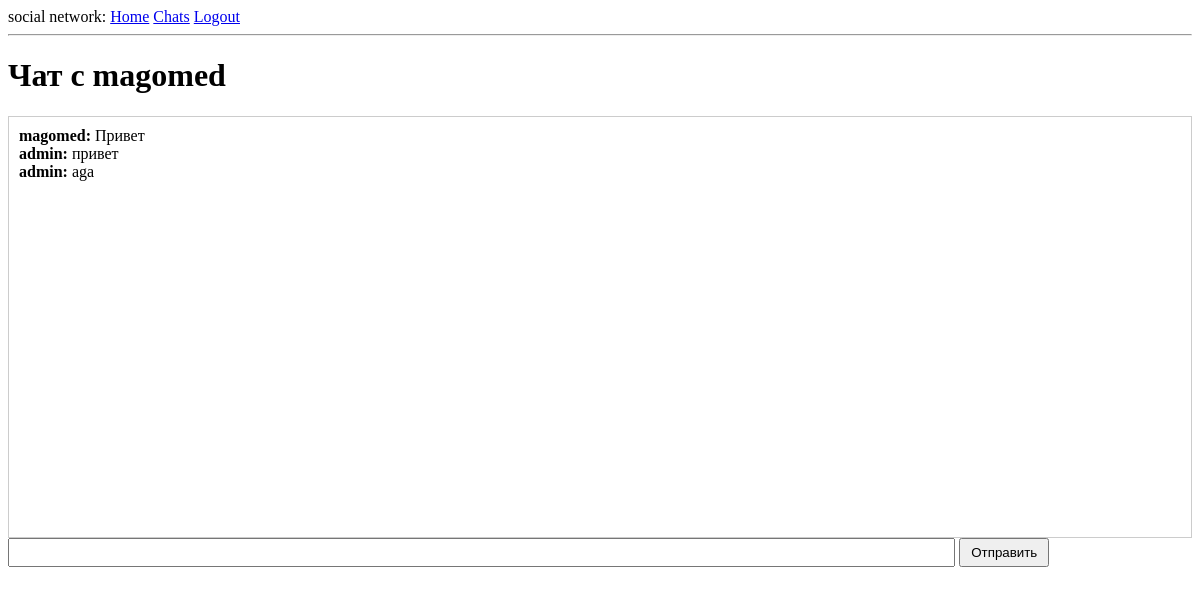
The page /chat/2 (signed in) on the database as committed earlier.
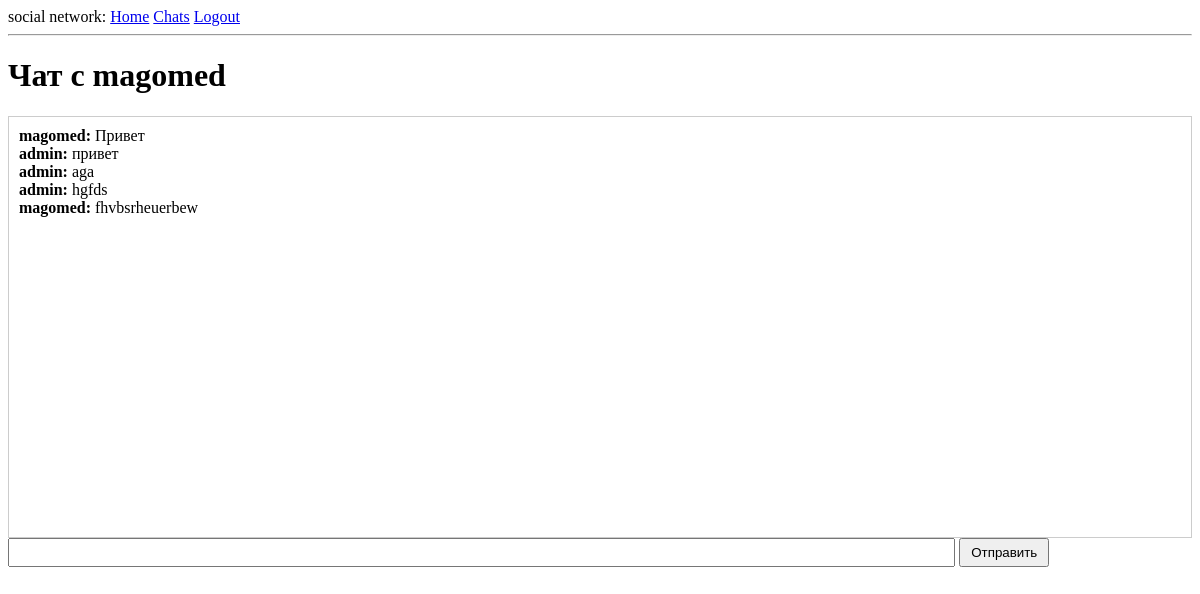
The same page on the database as committed later.
### app/models.py (models this page shows, shortened)
class User(UserMixin, db.Model):
  id: so.Mapped[int] = so.mapped_column(primary_key=True)
  username: so.Mapped[str] = so.mapped_column(sa.String(64), index=True, unique=True)
  email: so.Mapped[str] = so.mapped_column(sa.String(120), index=True, unique=True)
  password_hash: so.Mapped[Optional[str]] = so.mapped_column(sa.String(256))
  dialogs_as_user1: so.Mapped[list['Dialog']] = so.relationship(
        foreign_keys='Dialog.user1_id',
        back_populates='user1'
  )
  dialogs_as_user2: so.Mapped[list['Dialog']] = so.relationship(
      foreign_keys='Dialog.user2_id',
      back_populates='user2'
  )
  sent_messages: so.Mapped[list['Message']] = so.relationship(
      foreign_keys='Message.sender_id',
      back_populates='sender'
  )

class Message(db.Model):
  id: so.Mapped[int] = so.mapped_column(primary_key=True)
  content: so.Mapped[str] = so.mapped_column(sa.Text, nullable=False)
  timestamp: so.Mapped[datetime] = so.mapped_column(index=True, default=datetime.utcnow)
  dialog_id: so.Mapped[int] = so.mapped_column(
    sa.ForeignKey('dialog.id'),
    nullable=False
  )
  sender_id: so.Mapped[int] = so.mapped_column(
    sa.ForeignKey('user.id'),
    nullable=False
  )
  is_read: so.Mapped[bool] = so.mapped_column(default=False)
  sender: so.Mapped[User] = so.relationship(
    foreign_keys=[sender_id],
    back_populates='sent_messages'
  )
  dialog: so.Mapped[Dialog] = so.relationship(
      back_populates='messages'
  )

### app/routes.py (the view, shortened to what this page needs)
@app.route('/chat/<int:user_id>', methods=['GET', 'POST'])
@login_required
def chat(user_id):
  if user_id == current_user.id:
    flash('Нельзя начать чат с самим собой')
    return redirect(url_for('chats'))
  dialog = get_or_create_dialog(current_user.id, user_id)
  other_user = User.query.get(user_id)
  messages = Message.query.filter_by(dialog_id=dialog.id).order_by(Message.timestamp).all()
  for msg in messages:
    if msg.sender_id != current_user.id and not msg.is_read:
      msg.is_read = True
  db.session.commit()
  return render_template('chat.html', dialog=dialog,  messages=messages, other_user=other_user)

### app/models.py (called while the page is built)
@login.user_loader
def load_user(id):
  return db.session.get(User, int(id))

### app/routes.py (called while the page is built)
def get_or_create_dialog(user1_id, user2_id):
  small_id = min(user1_id, user2_id)
  large_id = max(user1_id, user2_id)
  dialog = Dialog.query.filter_by(user1_id=small_id, user2_id=large_id).first()
  if not dialog:
    dialog = Dialog(user1_id=small_id,user2_id=large_id)
    db.session.add(dialog)
    db.session.commit()
  return dialog

### app/templates/chat.html (shortened to what this page needs)
{% extends "base.html" %} {% block content %}
<h1>Чат с {{ other_user.username }}</h1>
<div id="messages" style="height:400px; overflow-y:scroll; border:1px solid #ccc; padding:10px;">
    {% for msg in messages %}
    <div><strong>{{ msg.sender.username }}:</strong> {{ msg.content }}</div>
    {% endfor %}
</div>
<input type="text" id="msg" style="width:80%; padding:5px;">
<button id="btn" style="padding:5px 10px;">Отправить</button>
{% endblock %}

### app/templates/base.html (shortened to what this page needs)
<html>
<head>
</head>
<body>
    <div>
        social network:
        <a href="{{ url_for('index') }}">Home</a>
        <a href="{{ url_for('chats') }}">Chats</a>{% if current_user.is_anonymous %}
        <a href="{{ url_for('login') }}">Login</a> {% else %}
        <a href="{{ url_for('logout') }}">Logout</a> {% endif %}
    </div>
    <hr>  {% block content %}{% endblock %}
</body>
</html>

Rows that differ between the two databases and show on the page:
added Message: sender.username "admin", content "hgfds"
added Message: sender.username "magomed", content "fhvbsrheuerbew"
